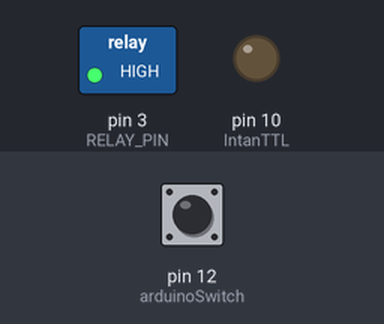
Simulated run of this sketch. Board: Arduino Uno, built with avr-gcc and run on an emulated ATmega328P. Parts: switched loads named in the sketch (green lamp = pin HIGH), output pins drawn as LEDs (lit = HIGH). The inputs (shaded band) are chosen by the test bench; at power-on: pin 12 (arduinoSwitch) LOW.

Above: at 1.2 s.
1.3 s: pin 12 (arduinoSwitch) pulled HIGH for 0.15 s
Timing chart, 0 to 4.3 s (numbered marks = the images above; inputs shaded):
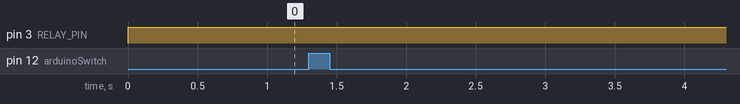

The sketch:

fMRI_VEP.ino
```cpp
//controlling Relay for VEP-fMRI experiments
// Misi Voroslakos, Buzsaki Lab, 2021. July 06.
///////////////////////////////////////////////////////////////////////////////////////////
///////////////////////////////////////////////////////////////////////////////////////////
// constants won't change
#define RELAY_PIN 3           // the Arduino pin, which connects to the IN pin of relay
#define IntanTTL 10           // the Arduino pin, which connects to the Intan
///////////////////////////////////////////////////////////////////////////////////////////
///////////////////////////////////////////////////////////////////////////////////////////
// manual switch to start VEP relay
#define arduinoSwitch 12
boolean enableStimulation = false;
int buttonState = 0;         // variable for reading the pushbutton status

long LEDsOnTime = 5;        // milliseconds of on-time
long LEDsOffTime = 5000;     // milliseconds of off-time

// the setup function runs once when you press reset or power the board
void setup() {
  // initialize digital pin as an output
  pinMode(RELAY_PIN, OUTPUT);
  pinMode(IntanTTL, OUTPUT);
  // initialize digital pin as an input for user switch
  pinMode(arduinoSwitch, INPUT);

  Serial.begin(9600);
}

// the loop function runs over and over again forever
void loop() {
  // keep relay turned off and Intan pin low
  digitalWrite(RELAY_PIN, HIGH);
  digitalWrite(IntanTTL, LOW);
  // read the state of the pushbutton value:
  buttonState = digitalRead(arduinoSwitch);
  if (buttonState == HIGH) {
    enableStimulation = true;
  } else {
    enableStimulation = false;
  }
  // if push button is activate once, start 200 trials
  if (enableStimulation == true)
  {
    for (int i = 0; i < 200; i++) {
      digitalWrite(RELAY_PIN, LOW);
      digitalWrite(IntanTTL, HIGH);
      delay(LEDsOnTime);
      digitalWrite(RELAY_PIN, HIGH);
      digitalWrite(IntanTTL, LOW);
      delay(LEDsOffTime);
      //Serial.println(i);
    }
  }
}
```
